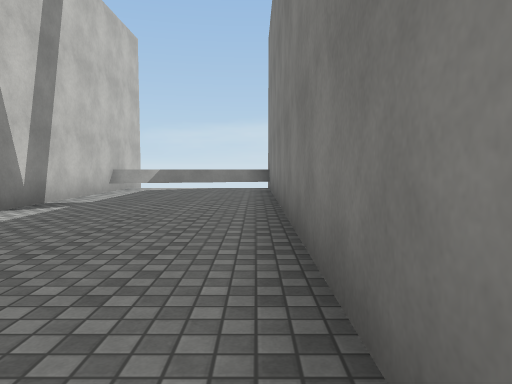
View 1 (above)

24 first-person views from a walk through a Unity game level. The camera is 1.2 m above the floor, tilts 4° down and sees 70° across. The floor is counted in squares, 2 m on a side. Each view is taken from the middle of a square. On the plan, view 1 faces up. The plan holds only what a view shows up to about 10 squares ahead; the rest is blank. The place goes on beyond the plan. The player is left out. Some animated figures are left out. Surface patterns are stand-ins for the level's own textures.

View 2
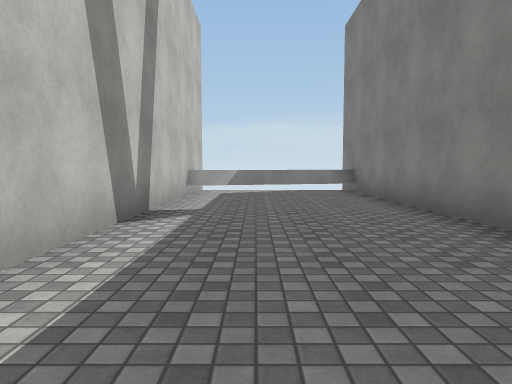

View 3
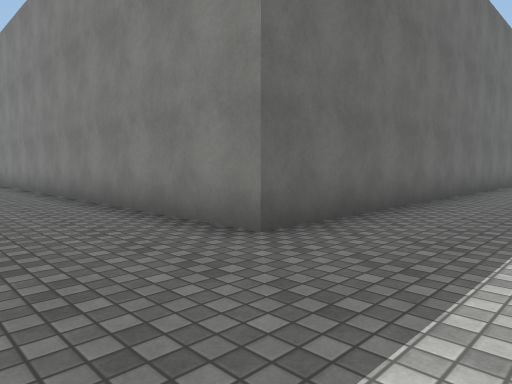

View 4
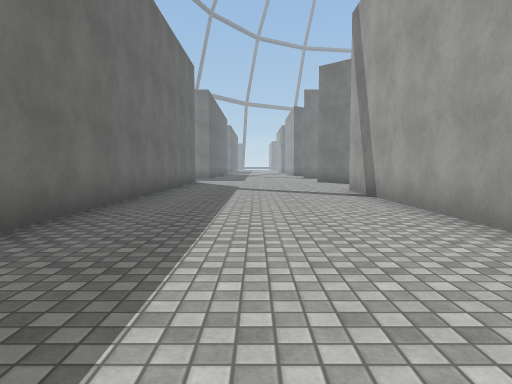

View 5
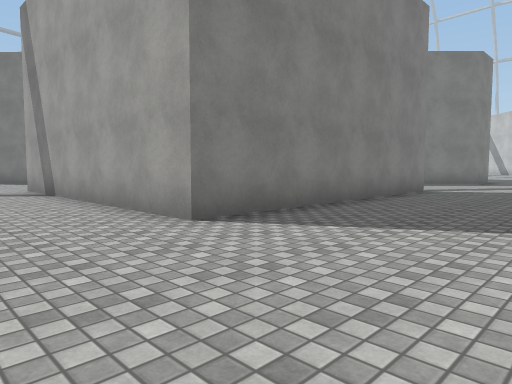

View 6
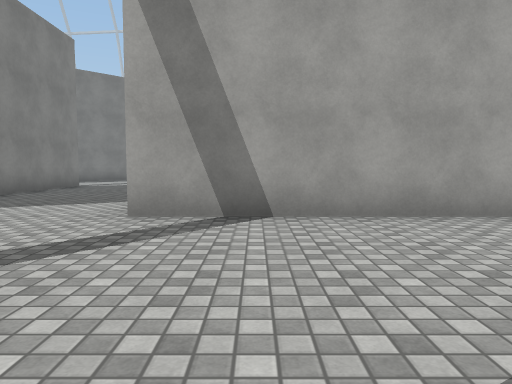

View 7
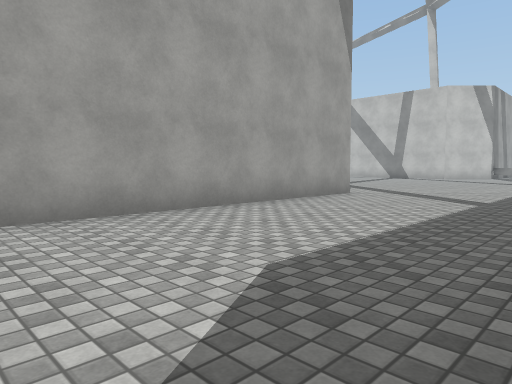

View 8
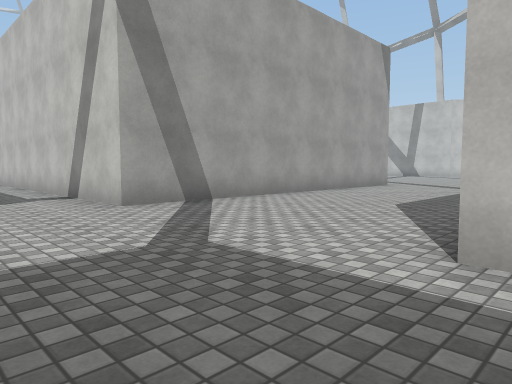

View 9
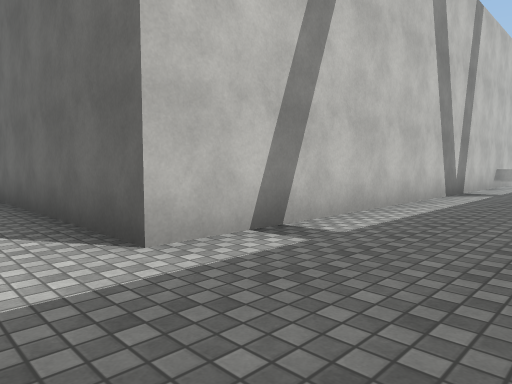

View 10
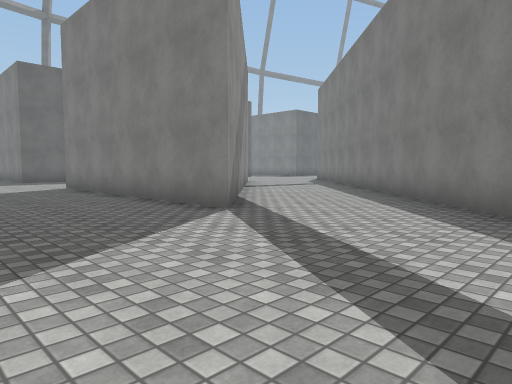

View 11
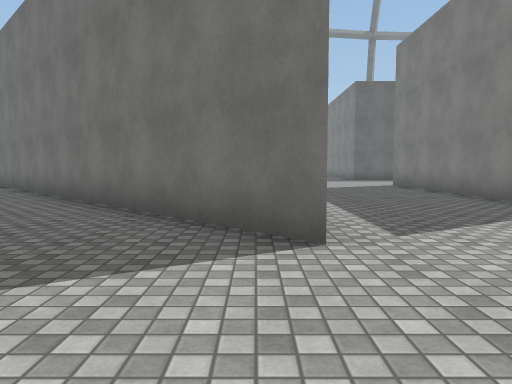

View 12
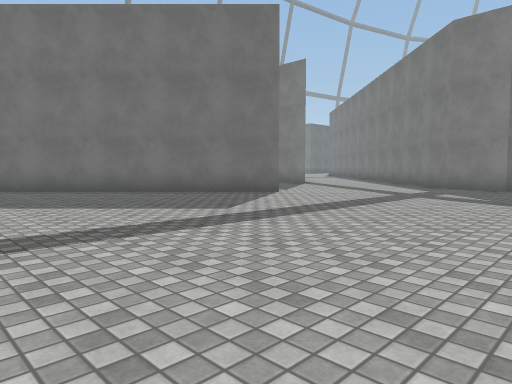

View 13
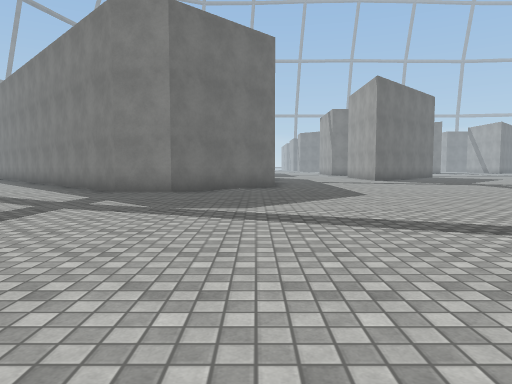

View 14
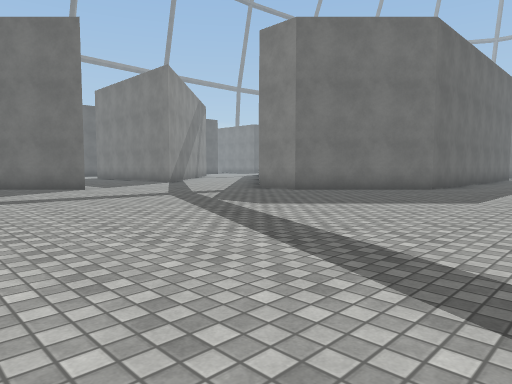

View 15
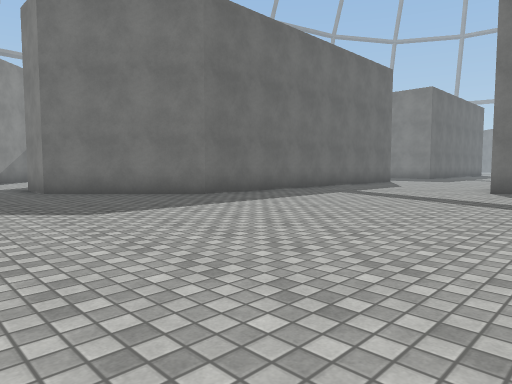

View 16
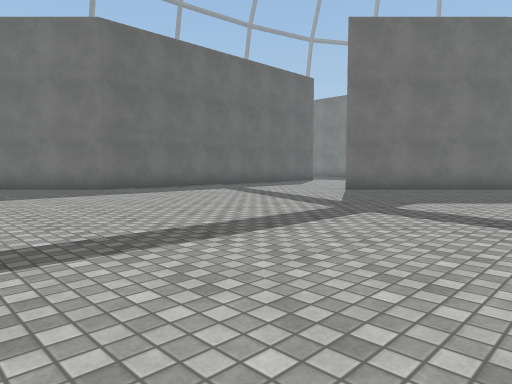

View 17
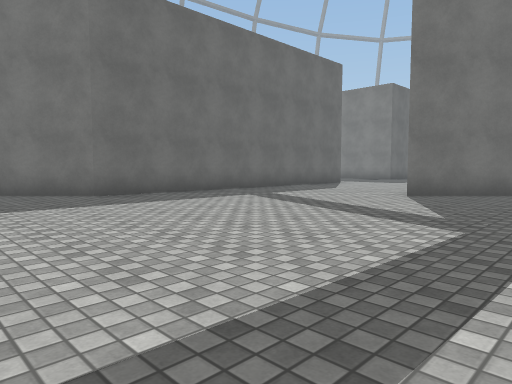

View 18
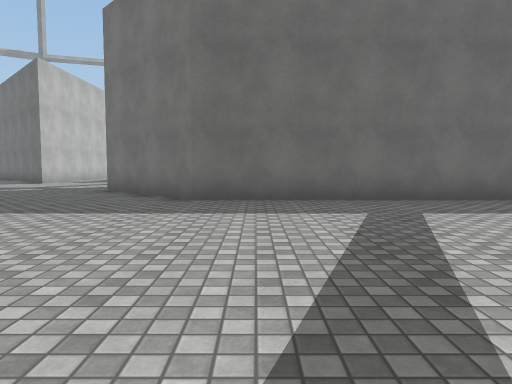

View 19
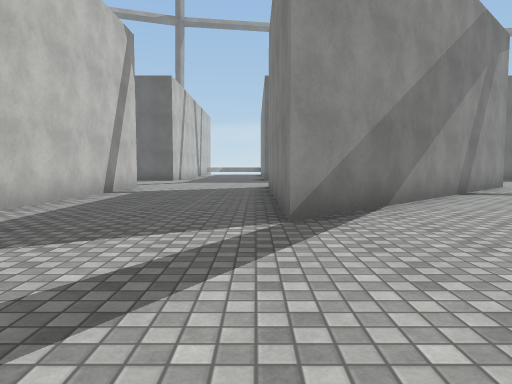

View 20
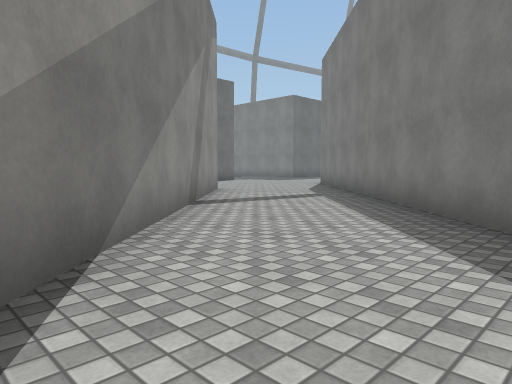

View 21
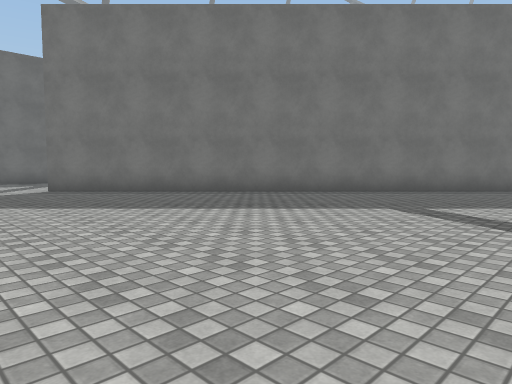

View 22
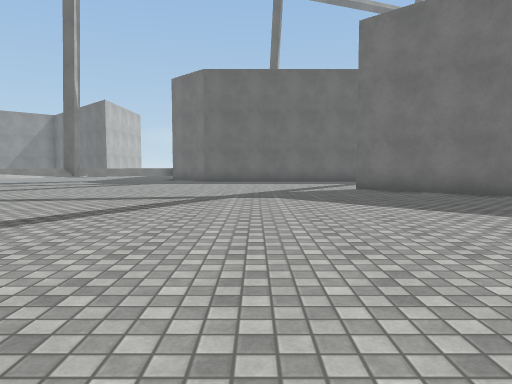

View 23
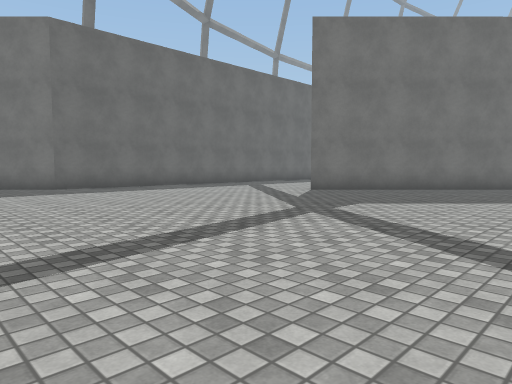

View 24
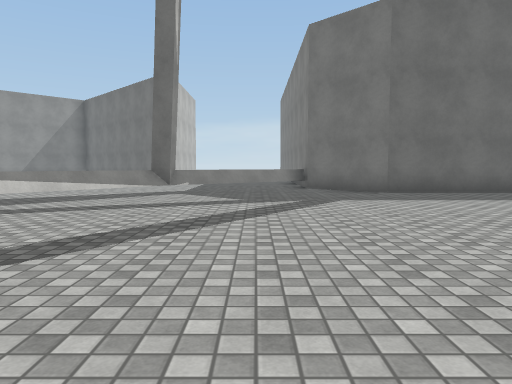

### Floor plan
Key: @ floor where view 1 was taken; # wall or solid block; . floor; = window, fence, low wall or low ledge; ^ raised ledge.
Columns run from 25 left of view 1 to 8 right of it. Each row starts with its distance up from view 1.
 11                       ^  ^
 10                       ^^^^
  9                      #^^..#
  8                      #....#
  7                      #....#
  6                      #....#
  5                      #....#
  4                      #....#
  3                      #....#
  2                      #....#
  1                      #....#
  0  ^^^^^=##            #...@#
 -1 ^^^^^...####     #####....########
 -2 ^^^#.......      .................
 -3 ^^^........ ......................
 -4  ^................................
 -5  ^................................
 -6   ................................
 -7    ..........#########....#######.
 -8    ............##    #....#  ##...
 -9     ............##   #....# ##....
-10      ............##  #....###....#
-11      .............## #....##....##
-12      ..............###...##....##
-13         ............##...#....##
-14         .............#.......##
-15          ............#......##
-16           ....  ...........##
-17                 ..........##
-18                ...........#
-19                ...........##
-20                ............##
-21                .............######
-22                   ................
-23                   ................
-24                   ................
-25                   ................
-26                        ..........#
-27                        ...........
-28                        ...........
-29                         ..........
-30                         .........
-31                         ....

Where each view was taken, in squares from view 1:
view 1: 0 up, 0 right, facing up
view 2: 1 up, 2 left, facing up
view 3: 4 down, 2 left, facing up-right
view 4: 4 down, 2 left, facing right
view 5: 4 down, 3 left, facing down-right
view 6: 2 down, 5 left, facing down
view 7: 2 down, 5 left, facing down-left
view 8: 1 down, 1 left, facing down-left
view 9: 3 down, 1 left, facing up-left
view 10: 17 down, 3 left, facing up-right
view 11: 18 down, 4 left, facing up
view 12: 21 down, 10 left, facing up-right
view 13: 21 down, 8 left, facing right
view 14: 25 down, 7 left, facing up-right
view 15: 28 down, 2 left, facing up-right
view 16: 31 down, 1 left, facing up-right
view 17: 29 down, 0 right, facing up-right
view 18: 28 down, 4 right, facing up
view 19: 17 down, 0 right, facing up
view 20: 14 down, 1 right, facing up-right
view 21: 16 down, 15 left, facing up-right
view 22: 16 down, 15 left, facing up
view 23: 12 down, 20 left, facing up-right
view 24: 10 down, 20 left, facing up
